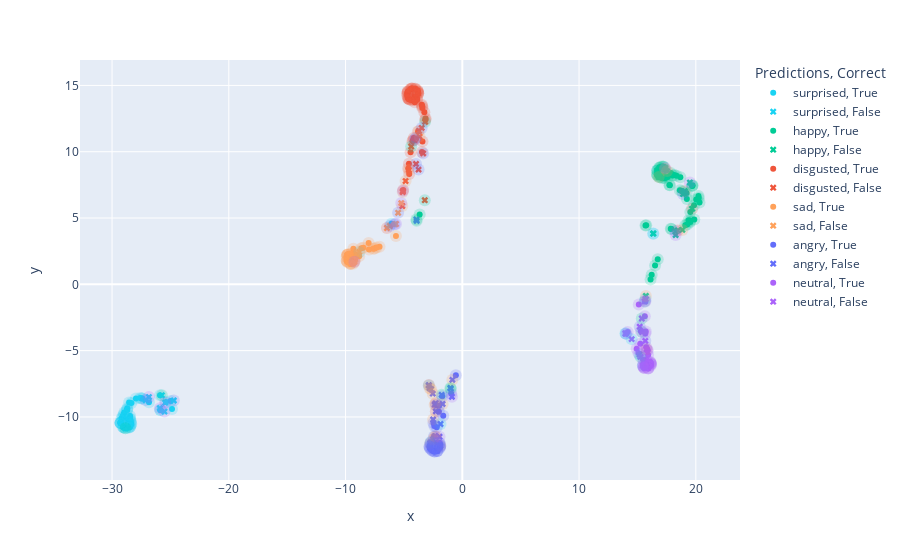

Notebook code for this chart:
### Code cell
tsne_confidences = sklearn.manifold.TSNE()
confidences_points = tsne_confidences.fit_transform(confidences)

confidences_points_df = pd.DataFrame(confidences_points, columns=["x", "y"])
visdf = pd.concat([confidences_points_df, predictions_series, labels_series, correct_state], axis=1)

fig = px.scatter(visdf, x="x", y="y", color="Predictions", symbol="Correct", symbol_map=symbol_map, color_discrete_map=discrete_color_map)
fig2 = px.scatter(visdf, x="x", y="y", color="Label", hover_data=["Predictions"], opacity=0.2, color_discrete_map=discrete_color_map)
fig2.update_traces(dict(
  marker=dict(
    size=12,
  ),
  showlegend=False
))


fig.add_traces(fig2.data)
fig.show()

### Figure 1 — Plotly figure (JSON) as saved in the notebook; plotly's stock layout.template omitted (floating-point values rounded to 4 significant figures)
{"data": [{"hovertemplate": "Predictions=surprised<br>Correct=True<br>x=%{x}<br>y=%{y}<extra></extra>", "legendgroup": "surprised, True", "marker": {"color": "#19D3F3", "symbol": "circle"}, "mode": "markers", "name": "surprised, True", "orientation": "v", "showlegend": true, "type": "scatter", "x": [-29.03, -28.44, -29.28, -29.28, -27.59, -28.37, -27.96, -28.47, -29.06, -6.066, -29.18, -28.46, -24.86, -29.0, -29.05, -26.84, -24.98, -28.65, -28.7, -25.89, -28.72, -28.95, -28.47, -25.86, -28.36, -28.4, -29.28, -28.69, -29.0, -28.54, -28.35, -28.49, -25.87, -28.41, -25.38, -28.5, -28.62, -27.41, -29.26, -28.87, -29.28, -27.46, -29.09], "xaxis": "x", "y": [-10.77, -10.72, -10.45, -10.45, -8.579, -10.57, -8.612, -10.11, -10.75, 4.576, -10.12, -9.926, -9.396, -10.8, -10.05, -8.885, -8.792, -10.15, -9.344, -8.358, -9.485, -9.67, -10.15, -9.479, -10.52, -10.3, -10.45, -9.447, -9.804, -8.907, -8.954, -10.76, -9.475, -10.38, -8.88, -10.77, -10.82, -8.614, -10.48, -10.86, -10.45, -8.613, -9.957], "yaxis": "y"}, {"hovertemplate": "Predictions=surprised<br>Correct=False<br>x=%{x}<br>y=%{y}<extra></extra>", "legendgroup": "surprised, False", "marker": {"color": "#19D3F3", "symbol": "x"}, "mode": "markers", "name": "surprised, False", "orientation": "v", "showlegend": true, "type": "scatter", "x": [-25.51, -26.84, -27.12, -25.74, -24.71, -25.45, -25.9, -28.86], "xaxis": "x", "y": [-9.592, -8.5, -8.732, -8.369, -8.761, -8.925, -9.338, -10.86], "yaxis": "y"}, {"hovertemplate": "Predictions=happy<br>Correct=True<br>x=%{x}<br>y=%{y}<extra></extra>", "legendgroup": "happy, True", "marker": {"color": "#00CC96", "symbol": "circle"}, "mode": "markers", "name": "happy, True", "orientation": "v", "showlegend": true, "type": "scatter", "x": [17.78, 17.14, 17.74, 19.87, 17.36, 17.86, 17.86, 16.51, 20.23, 19.85, 18.81, 15.69, -3.652, 19.1, 20.32, 18.01, 17.27, 17.13, 16.74, 20.04, 16.92, 16.84, 19.68, 18.16, 19.52, 16.68, 16.87, 18.63, 16.7, 16.7, 17.59, 17.91, 16.12, 19.7, 19.21, 17.23, 19.53, 17.23, 18.67, 19.38, 17.0, 16.87, 19.26, 20.24, 16.22, 17.19, 15.75, 18.35, 16.74, 17.35, 19.53, 16.69, 19.72, 19.23], "xaxis": "x", "y": [7.477, 8.886, 7.486, 4.894, 8.64, 4.198, 8.387, 1.419, 6.655, 5.971, 7.023, 4.437, 5.273, 4.452, 6.163, 8.214, 8.197, 8.0, 8.194, 6.404, 8.078, 8.089, 7.43, 8.247, 4.697, 8.309, 8.785, 7.092, 8.585, 8.586, 8.09, 4.169, 0.369, 7.416, 6.897, 8.874, 4.791, 8.872, 8.077, 4.831, 8.867, 8.775, 4.518, 6.514, 0.725, 8.083, 4.45, 8.195, 1.897, 7.998, 5.463, 8.245, 7.474, 6.429], "yaxis": "y"}, {"hovertemplate": "Predictions=happy<br>Correct=False<br>x=%{x}<br>y=%{y}<extra></extra>", "legendgroup": "happy, False", "marker": {"color": "#00CC96", "symbol": "x"}, "mode": "markers", "name": "happy, False", "orientation": "v", "showlegend": true, "type": "scatter", "x": [19.05, 17.37, 15.72, 16.82, 16.37, 18.85, 19.68, 18.9, 18.26, 17.54, 18.27, 16.35, 18.45, 17.37, 19.49, 16.7], "xaxis": "x", "y": [7.018, 8.714, -0.8748, 8.099, 3.838, 4.104, 5.696, 6.815, 4.001, 8.539, 3.711, 3.821, 4.066, 8.776, 7.675, 8.579], "yaxis": "y"}, {"hovertemplate": "Predictions=disgusted<br>Correct=True<br>x=%{x}<br>y=%{y}<extra></extra>", "legendgroup": "disgusted, True", "marker": {"color": "#EF553B", "symbol": "circle"}, "mode": "markers", "name": "disgusted, True", "orientation": "v", "showlegend": true, "type": "scatter", "x": [-3.883, -3.47, -3.78, -4.635, -4.025, -3.412, -4.571, -4.086, -3.161, -3.251, -3.421, -4.59, -4.305, -4.328, -3.426, -4.654, -4.557, -4.381, -4.159, -3.808, -4.062, -4.073, -4.551, -4.655, -4.216, -3.458, -4.654, -4.463, -3.792, -4.726, -5.064, -4.687, -3.777, -4.431, -4.708, -3.869, -4.509, -3.813, -4.087, -4.305, -3.846, -4.628, -3.782, -4.268, -3.146], "xaxis": "x", "y": [14.05, 13.55, 14.36, 14.02, 14.74, 10.78, 9.088, 13.9, 12.42, 12.98, 13.31, 13.98, 14.77, 13.87, 13.42, 14.54, 13.96, 14.76, 11.03, 14.52, 14.76, 13.73, 8.317, 14.04, 10.87, 9.975, 14.54, 14.71, 11.53, 14.39, 7.11, 14.46, 14.42, 9.967, 14.21, 13.92, 13.94, 14.54, 14.13, 14.77, 14.64, 8.745, 14.45, 10.78, 12.5], "yaxis": "y"}, {"hovertemplate": "Predictions=disgusted<br>Correct=False<br>x=%{x}<br>y=%{y}<extra></extra>", "legendgroup": "disgusted, False", "marker": {"color": "#EF553B", "symbol": "x"}, "mode": "markers", "name": "disgusted, False", "orientation": "v", "showlegend": true, "type": "scatter", "x": [-3.977, -5.103, -3.215, -4.099, -4.38, -3.184, -3.48, -3.709, -3.355, -5.14, -3.963, -4.583, -3.66, -4.859, -5.092, -3.748], "xaxis": "x", "y": [11.03, 6.964, 6.343, 10.88, 10.39, 12.25, 11.8, 11.57, 9.876, 5.906, 9.079, 8.627, 11.14, 7.788, 7.03, 8.654], "yaxis": "y"}, {"hovertemplate": "Predictions=sad<br>Correct=True<br>x=%{x}<br>y=%{y}<extra></extra>", "legendgroup": "sad, True", "marker": {"color": "#FFA15A", "symbol": "circle"}, "mode": "markers", "name": "sad, True", "orientation": "v", "showlegend": true, "type": "scatter", "x": [-9.272, -9.33, -9.225, -8.486, -9.904, -8.65, -7.093, -9.2, -9.579, -9.84, -9.274, -8.023, -9.912, -5.683, -9.195, -9.858, -7.358, -9.586, -9.582, -9.865, -9.905, -8.833, -7.507, -9.357, -7.633, -9.319, -9.768, -9.856, -9.858, -9.832, -7.991, -9.508], "xaxis": "x", "y": [1.989, 2.691, 1.753, 2.755, 1.78, 2.723, 2.831, 1.868, 1.544, 2.229, 1.672, 3.115, 2.077, 3.645, 2.29, 2.208, 2.782, 1.545, 1.544, 1.725, 1.78, 2.127, 2.708, 1.553, 2.688, 2.308, 2.281, 2.212, 2.209, 1.688, 2.621, 2.304], "yaxis": "y"}, {"hovertemplate": "Predictions=sad<br>Correct=False<br>x=%{x}<br>y=%{y}<extra></extra>", "legendgroup": "sad, False", "marker": {"color": "#FFA15A", "symbol": "x"}, "mode": "markers", "name": "sad, False", "orientation": "v", "showlegend": true, "type": "scatter", "x": [-6.205, -8.823, -5.805, -5.228, -6.456, -5.679, -9.243, -5.499], "xaxis": "x", "y": [4.4, 2.442, 4.529, 6.126, 4.249, 4.548, 1.707, 5.394], "yaxis": "y"}, {"hovertemplate": "Predictions=angry<br>Correct=True<br>x=%{x}<br>y=%{y}<extra></extra>", "legendgroup": "angry, True", "marker": {"color": "#636EFA", "symbol": "circle"}, "mode": "markers", "name": "angry, True", "orientation": "v", "showlegend": true, "type": "scatter", "x": [-2.554, -2.678, -2.135, -2.18, -1.938, -1.919, -2.134, -1.959, -2.154, -2.429, -2.38, -2.269, -1.713, -1.895, -2.742, -2.779, -2.007, -2.198, -1.923, -2.802, -2.813, -2.393, -1.633, -2.471, -2.382, -2.733, -0.9541, -1.982, -1.892, -0.5523, -2.583], "xaxis": "x", "y": [-12.55, -11.89, -12.57, -12.6, -12.01, -12.27, -12.58, -11.94, -11.94, -11.48, -12.61, -9.097, -8.444, -12.22, -12.02, -12.34, -9.603, -10.78, -12.34, -12.27, -12.23, -10.69, -9.914, -10.45, -12.6, -12.41, -8.227, -9.148, -12.15, -6.855, -12.53], "yaxis": "y"}, {"hovertemplate": "Predictions=angry<br>Correct=False<br>x=%{x}<br>y=%{y}<extra></extra>", "legendgroup": "angry, False", "marker": {"color": "#636EFA", "symbol": "x"}, "mode": "markers", "name": "angry, False", "orientation": "v", "showlegend": true, "type": "scatter", "x": [-3.908, -2.872, -2.37, -1.952, -2.718, -1.886, -2.671, -0.9837, -2.811, -0.8527, -2.746, -1.686, -1.866, -1.766, -2.284, -2.5, -2.862, -0.8888, -2.269, -3.933, -2.277, -2.346, -2.531, -2.501, -1.024], "xaxis": "x", "y": [4.786, -7.638, -9.073, -11.49, -11.92, -12.18, -7.913, -7.866, -7.824, -7.204, -12.0, -9.022, -10.53, -8.333, -8.97, -11.7, -7.598, -8.48, -9.581, 4.893, -11.49, -11.45, -8.244, -10.19, -7.812], "yaxis": "y"}, {"hovertemplate": "Predictions=neutral<br>Correct=True<br>x=%{x}<br>y=%{y}<extra></extra>", "legendgroup": "neutral, True", "marker": {"color": "#AB63FA", "symbol": "circle"}, "mode": "markers", "name": "neutral, True", "orientation": "v", "showlegend": true, "type": "scatter", "x": [15.24, 15.92, 16.15, 15.88, 15.92, 15.74, 15.68, 16.13, 15.48, 16.08, 15.84, 16.12, 15.08, 15.91, 16.16, 15.29, 15.63, 15.68, 14.93, 14.05, 15.55, 16.15, 14.16, 16.12, 15.12, 15.67, 15.59, 15.75, 15.94, 15.5, 15.49, 15.55, 15.49, 15.72], "xaxis": "x", "y": [-4.487, -6.346, -5.989, -4.968, -6.334, -5.671, -3.715, -6.135, -5.663, -5.831, -4.997, -5.91, -5.176, -5.333, -6.039, -3.532, -2.411, -1.297, -4.855, -3.719, -6.282, -5.998, -3.593, -5.921, -1.527, -1.24, -6.303, -4.743, -6.32, -6.018, -6.205, -6.278, -6.163, -3.559], "yaxis": "y"}, {"hovertemplate": "Predictions=neutral<br>Correct=False<br>x=%{x}<br>y=%{y}<extra></extra>", "legendgroup": "neutral, False", "marker": {"color": "#AB63FA", "symbol": "x"}, "mode": "markers", "name": "neutral, False", "orientation": "v", "showlegend": true, "type": "scatter", "x": [15.19, 15.61, 15.37, 15.26, 14.5, 15.69, 15.79, 15.4, 15.46, 13.97, 15.18, 14.0, 15.67], "xaxis": "x", "y": [-3.194, -1.289, -2.578, -5.471, -4.132, -1.094, -4.893, -3.601, -6.119, -3.709, -5.291, -3.706, -4.263], "yaxis": "y"}, {"customdata": [["surprised"], ["surprised"], ["surprised"], ["surprised"], ["angry"], ["surprised"], ["surprised"], ["happy"], ["surprised"], ["surprised"], ["sad"], ["surprised"], ["surprised"], ["surprised"], ["angry"], ["surprised"], ["surprised"], ["surprised"], ["surprised"], ["surprised"], ["surprised"], ["surprised"], ["surprised"], ["surprised"], ["surprised"], ["surprised"], ["surprised"], ["neutral"], ["angry"], ["surprised"], ["surprised"], ["neutral"], ["surprised"], ["surprised"], ["surprised"], ["surprised"], ["surprised"], ["surprised"], ["surprised"], ["surprised"], ["surprised"], ["neutral"], ["neutral"], ["happy"], ["surprised"], ["surprised"], ["neutral"], ["surprised"], ["surprised"], ["neutral"], ["surprised"], ["surprised"], ["surprised"], ["surprised"], ["surprised"], ["happy"]], "hovertemplate": "Label=surprised<br>x=%{x}<br>y=%{y}<br>Predictions=%{customdata[0]}<extra></extra>", "legendgroup": "surprised", "marker": {"color": "#19D3F3", "opacity": 0.2, "size": 12, "symbol": "circle"}, "mode": "markers", "name": "surprised", "orientation": "v", "showlegend": false, "type": "scatter", "x": [-29.03, -28.44, -29.28, -29.28, -2.872, -27.59, -28.37, 16.37, -27.96, -28.47, -8.823, -29.06, -6.066, -29.18, -2.718, -28.46, -24.86, -29.0, -29.05, -26.84, -24.98, -28.65, -28.7, -25.89, -28.72, -28.95, -28.47, 14.5, -1.866, -25.86, -28.36, 15.69, -28.4, -29.28, -28.69, -29.0, -28.54, -28.35, -28.49, -25.87, -28.41, 15.46, 13.97, 16.35, -25.38, -28.5, 15.18, -28.62, -27.41, 14.0, -29.26, -28.87, -29.28, -27.46, -29.09, 16.7], "xaxis": "x", "y": [-10.77, -10.72, -10.45, -10.45, -7.638, -8.579, -10.57, 3.838, -8.612, -10.11, 2.442, -10.75, 4.576, -10.12, -11.92, -9.926, -9.396, -10.8, -10.05, -8.885, -8.792, -10.15, -9.344, -8.358, -9.485, -9.67, -10.15, -4.132, -10.53, -9.479, -10.52, -1.094, -10.3, -10.45, -9.447, -9.804, -8.907, -8.954, -10.76, -9.475, -10.38, -6.119, -3.709, 3.821, -8.88, -10.77, -5.291, -10.82, -8.614, -3.706, -10.48, -10.86, -10.45, -8.613, -9.957, 8.579], "yaxis": "y"}, {"customdata": [["happy"], ["disgusted"], ["disgusted"], ["disgusted"], ["disgusted"], ["disgusted"], ["disgusted"], ["disgusted"], ["happy"], ["disgusted"], ["disgusted"], ["disgusted"], ["disgusted"], ["disgusted"], ["disgusted"], ["disgusted"], ["disgusted"], ["disgusted"], ["disgusted"], ["disgusted"], ["disgusted"], ["disgusted"], ["disgusted"], ["disgusted"], ["disgusted"], ["disgusted"], ["angry"], ["sad"], ["disgusted"], ["neutral"], ["disgusted"], ["disgusted"], ["happy"], ["angry"], ["disgusted"], ["disgusted"], ["disgusted"], ["disgusted"], ["disgusted"], ["disgusted"], ["disgusted"], ["angry"], ["disgusted"], ["angry"], ["disgusted"], ["disgusted"], ["disgusted"], ["disgusted"], ["disgusted"], ["disgusted"], ["disgusted"], ["disgusted"], ["disgusted"], ["disgusted"]], "hovertemplate": "Label=disgusted<br>x=%{x}<br>y=%{y}<br>Predictions=%{customdata[0]}<extra></extra>", "legendgroup": "disgusted", "marker": {"color": "#EF553B", "opacity": 0.2, "size": 12, "symbol": "circle"}, "mode": "markers", "name": "disgusted", "orientation": "v", "showlegend": false, "type": "scatter", "x": [19.05, -3.883, -3.47, -3.78, -4.635, -4.025, -3.412, -4.571, 19.68, -4.086, -3.161, -3.251, -3.421, -4.59, -4.305, -4.328, -3.426, -4.654, -4.557, -4.381, -4.159, -3.808, -4.062, -4.073, -4.551, -4.655, -2.284, -6.456, -4.216, 15.79, -3.458, -4.654, 18.45, -2.862, -4.463, -3.792, -4.726, -5.064, -4.687, -3.777, -4.431, -2.269, -4.708, -2.277, -3.869, -4.509, -3.813, -4.087, -4.305, -3.846, -4.628, -3.782, -4.268, -3.146], "xaxis": "x", "y": [7.018, 14.05, 13.55, 14.36, 14.02, 14.74, 10.78, 9.088, 5.696, 13.9, 12.42, 12.98, 13.31, 13.98, 14.77, 13.87, 13.42, 14.54, 13.96, 14.76, 11.03, 14.52, 14.76, 13.73, 8.317, 14.04, -8.97, 4.249, 10.87, -4.893, 9.975, 14.54, 4.066, -7.598, 14.71, 11.53, 14.39, 7.11, 14.46, 14.42, 9.967, -9.581, 14.21, -11.49, 13.92, 13.94, 14.54, 14.13, 14.77, 14.64, 8.745, 14.45, 10.78, 12.5], "yaxis": "y"}, {"customdata": [["happy"], ["happy"], ["angry"], ["happy"], ["happy"], ["happy"], ["happy"], ["happy"], ["happy"], ["happy"], ["happy"], ["happy"], ["neutral"], ["happy"], ["disgusted"], ["happy"], ["happy"], ["happy"], ["happy"], ["happy"], ["happy"], ["happy"], ["surprised"], ["angry"], ["happy"], ["neutral"], ["neutral"], ["happy"], ["happy"], ["happy"], ["disgusted"], ["happy"], ["happy"], ["disgusted"], ["happy"], ["happy"], ["happy"], ["happy"], ["happy"], ["angry"], ["happy"], ["happy"], ["happy"], ["happy"], ["happy"], ["happy"], ["happy"], ["happy"], ["neutral"], ["happy"], ["happy"], ["happy"], ["happy"], ["happy"], ["angry"], ["happy"], ["happy"], ["happy"], ["happy"], ["happy"], ["surprised"], ["happy"], ["happy"], ["happy"], ["happy"], ["happy"], ["angry"], ["happy"]], "hovertemplate": "Label=happy<br>x=%{x}<br>y=%{y}<br>Predictions=%{customdata[0]}<extra></extra>", "legendgroup": "happy", "marker": {"color": "#00CC96", "opacity": 0.2, "size": 12, "symbol": "circle"}, "mode": "markers", "name": "happy", "orientation": "v", "showlegend": false, "type": "scatter", "x": [17.78, 17.14, -3.908, 17.74, 19.87, 17.36, 17.86, 17.86, 16.51, 20.23, 19.85, 18.81, 15.61, 15.69, -3.215, -3.652, 19.1, 20.32, 18.01, 17.27, 17.13, 16.74, -25.74, -0.9837, 20.04, 15.37, 15.26, 16.92, 16.84, 19.68, -4.38, 18.16, 19.52, -3.184, 16.68, 16.87, 18.63, 16.7, 16.7, -1.766, 17.59, 17.91, 16.12, 19.7, 19.21, 17.23, 19.53, 17.23, 15.4, 18.67, 19.38, 17.0, 16.87, 19.26, -3.933, 20.24, 16.22, 17.19, 15.75, 18.35, -28.86, 16.74, 17.35, 19.53, 16.69, 19.72, -1.024, 19.23], "xaxis": "x", "y": [7.477, 8.886, 4.786, 7.486, 4.894, 8.64, 4.198, 8.387, 1.419, 6.655, 5.971, 7.023, -1.289, 4.437, 6.343, 5.273, 4.452, 6.163, 8.214, 8.197, 8.0, 8.194, -8.369, -7.866, 6.404, -2.578, -5.471, 8.078, 8.089, 7.43, 10.39, 8.247, 4.697, 12.25, 8.309, 8.785, 7.092, 8.585, 8.586, -8.333, 8.09, 4.169, 0.369, 7.416, 6.897, 8.874, 4.791, 8.872, -3.601, 8.077, 4.831, 8.867, 8.775, 4.518, 4.893, 6.514, 0.725, 8.083, 4.45, 8.195, -10.86, 1.897, 7.998, 5.463, 8.245, 7.474, -7.812, 6.429], "yaxis": "y"}, {"customdata": [["happy"], ["happy"], ["sad"], ["happy"], ["sad"], ["sad"], ["sad"], ["sad"], ["happy"], ["disgusted"], ["angry"], ["sad"], ["sad"], ["angry"], ["sad"], ["sad"], ["angry"], ["sad"], ["sad"], ["angry"], ["sad"], ["sad"], ["sad"], ["sad"], ["sad"], ["sad"], ["angry"], ["angry"], ["angry"], ["sad"], ["disgusted"], ["disgusted"], ["happy"], ["angry"], ["sad"], ["disgusted"], ["disgusted"], ["sad"], ["sad"], ["sad"], ["sad"], ["disgusted"], ["sad"], ["sad"], ["sad"], ["sad"], ["sad"], ["sad"], ["sad"], ["sad"], ["sad"], ["angry"], ["angry"], ["angry"]], "hovertemplate": "Label=sad<br>x=%{x}<br>y=%{y}<br>Predictions=%{customdata[0]}<extra></extra>", "legendgroup": "sad", "marker": {"color": "#FFA15A", "opacity": 0.2, "size": 12, "symbol": "circle"}, "mode": "markers", "name": "sad", "orientation": "v", "showlegend": false, "type": "scatter", "x": [17.37, 15.72, -9.272, 16.82, -9.33, -9.225, -8.486, -9.904, 18.85, -5.103, -2.37, -8.65, -7.093, -1.886, -9.2, -9.579, -2.671, -9.84, -9.274, -2.811, -8.023, -9.912, -5.683, -9.195, -9.858, -7.358, -0.8527, -2.746, -1.686, -9.586, -3.709, -5.14, 17.54, -2.5, -9.582, -4.583, -3.66, -9.865, -9.905, -8.833, -7.507, -4.859, -9.357, -7.633, -9.319, -9.768, -9.856, -9.858, -9.832, -7.991, -9.508, -2.346, -2.531, -2.501], "xaxis": "x", "y": [8.714, -0.8748, 1.989, 8.099, 2.691, 1.753, 2.755, 1.78, 4.104, 6.964, -9.073, 2.723, 2.831, -12.18, 1.868, 1.544, -7.913, 2.229, 1.672, -7.824, 3.115, 2.077, 3.645, 2.29, 2.208, 2.782, -7.204, -12.0, -9.022, 1.545, 11.57, 5.906, 8.539, -11.7, 1.544, 8.627, 11.14, 1.725, 1.78, 2.127, 2.708, 7.788, 1.553, 2.688, 2.308, 2.281, 2.212, 2.209, 1.688, 2.621, 2.304, -11.45, -8.244, -10.19], "yaxis": "y"}, {"customdata": [["sad"], ["angry"], ["angry"], ["angry"], ["disgusted"], ["neutral"], ["angry"], ["angry"], ["angry"], ["angry"], ["angry"], ["sad"], ["angry"], ["happy"], ["angry"], ["angry"], ["angry"], ["surprised"], ["happy"], ["angry"], ["surprised"], ["angry"], ["angry"], ["angry"], ["angry"], ["disgusted"], ["angry"], ["disgusted"], ["disgusted"], ["angry"], ["disgusted"], ["angry"], ["angry"], ["angry"], ["angry"], ["angry"], ["angry"], ["disgusted"], ["sad"], ["angry"], ["angry"], ["angry"], ["angry"], ["neutral"], ["angry"], ["angry"]], "hovertemplate": "Label=angry<br>x=%{x}<br>y=%{y}<br>Predictions=%{customdata[0]}<extra></extra>", "legendgroup": "angry", "marker": {"color": "#636EFA", "opacity": 0.2, "size": 12, "symbol": "circle"}, "mode": "markers", "name": "angry", "orientation": "v", "showlegend": false, "type": "scatter", "x": [-6.205, -2.554, -2.678, -2.135, -3.977, 15.19, -2.18, -1.938, -1.919, -2.134, -1.959, -5.805, -2.154, 18.9, -2.429, -2.38, -2.269, -27.12, 18.26, -1.713, -24.71, -1.895, -2.742, -2.779, -2.007, -4.099, -2.198, -3.48, -3.355, -1.923, -3.963, -2.802, -2.813, -2.393, -1.633, -2.471, -2.382, -3.748, -5.499, -2.733, -0.9541, -1.982, -1.892, 15.67, -0.5523, -2.583], "xaxis": "x", "y": [4.4, -12.55, -11.89, -12.57, 11.03, -3.194, -12.6, -12.01, -12.27, -12.58, -11.94, 4.529, -11.94, 6.815, -11.48, -12.61, -9.097, -8.732, 4.001, -8.444, -8.761, -12.22, -12.02, -12.34, -9.603, 10.88, -10.78, 11.8, 9.876, -12.34, 9.079, -12.27, -12.23, -10.69, -9.914, -10.45, -12.6, 8.654, 5.394, -12.41, -8.227, -9.148, -12.15, -4.263, -6.855, -12.53], "yaxis": "y"}, {"customdata": [["neutral"], ["neutral"], ["neutral"], ["neutral"], ["neutral"], ["surprised"], ["neutral"], ["neutral"], ["angry"], ["surprised"], ["neutral"], ["neutral"], ["neutral"], ["neutral"], ["neutral"], ["neutral"], ["neutral"], ["neutral"], ["neutral"], ["neutral"], ["neutral"], ["sad"], ["neutral"], ["neutral"], ["happy"], ["neutral"], ["neutral"], ["neutral"], ["neutral"], ["neutral"], ["neutral"], ["angry"], ["sad"], ["happy"], ["disgusted"], ["neutral"], ["neutral"], ["surprised"], ["neutral"], ["neutral"], ["sad"], ["neutral"], ["neutral"], ["neutral"], ["surprised"], ["neutral"], ["happy"]], "hovertemplate": "Label=neutral<br>x=%{x}<br>y=%{y}<br>Predictions=%{customdata[0]}<extra></extra>", "legendgroup": "neutral", "marker": {"color": "#AB63FA", "opacity": 0.2, "size": 12, "symbol": "circle"}, "mode": "markers", "name": "neutral", "orientation": "v", "showlegend": false, "type": "scatter", "x": [15.24, 15.92, 16.15, 15.88, 15.92, -25.51, 15.74, 15.68, -1.952, -26.84, 16.13, 15.48, 16.08, 15.84, 16.12, 15.08, 15.91, 16.16, 15.29, 15.63, 15.68, -5.228, 14.93, 14.05, 18.27, 15.55, 16.15, 14.16, 16.12, 15.12, 15.67, -0.8888, -5.679, 17.37, -5.092, 15.59, 15.75, -25.45, 15.94, 15.5, -9.243, 15.49, 15.55, 15.49, -25.9, 15.72, 19.49], "xaxis": "x", "y": [-4.487, -6.346, -5.989, -4.968, -6.334, -9.592, -5.671, -3.715, -11.49, -8.5, -6.135, -5.663, -5.831, -4.997, -5.91, -5.176, -5.333, -6.039, -3.532, -2.411, -1.297, 6.126, -4.855, -3.719, 3.711, -6.282, -5.998, -3.593, -5.921, -1.527, -1.24, -8.48, 4.548, 8.776, 7.03, -6.303, -4.743, -8.925, -6.32, -6.018, 1.707, -6.205, -6.278, -6.163, -9.338, -3.559, 7.675], "yaxis": "y"}], "layout": {"legend": {"title": {"text": "Predictions, Correct"}, "tracegroupgap": 0}, "margin": {"t": 60}, "xaxis": {"anchor": "y", "domain": [0, 1], "title": {"text": "x"}}, "yaxis": {"anchor": "x", "domain": [0, 1], "title": {"text": "y"}}}}
